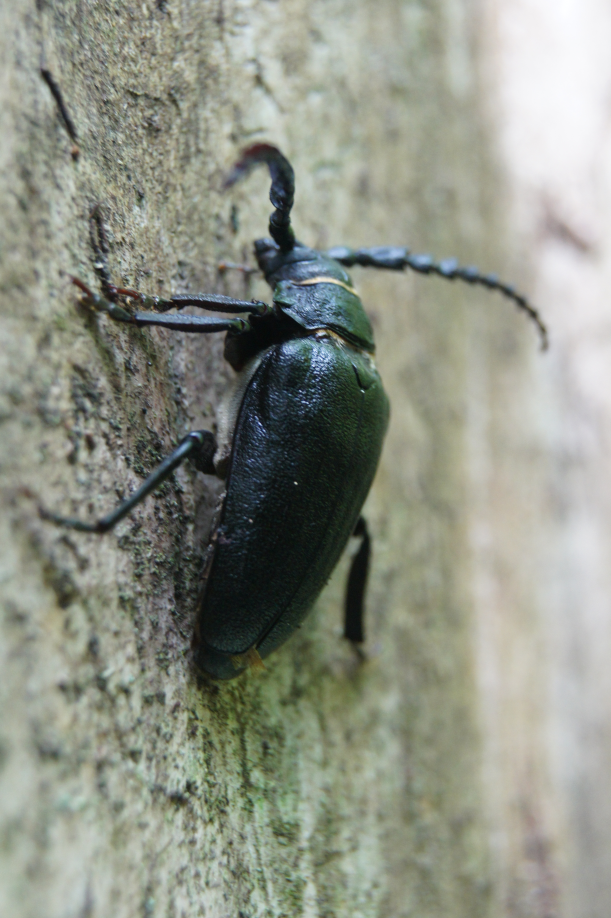
#> input picture data-processing-and-analysis/lab03-image-and-signal-processing/robal.png, 611 x 918 px
$ python lab03.py
#> lines starting #> are read from the running program, lines starting #| are printed output that depends on the picture; after the words box and inside, x2 and y2 are one past the last pixel; in counts of white or black regions, pixels touching at a corner belong together
import numpy as np
from matplotlib import pyplot as plt
from PIL import Image
import cv2


# ------------------------------------------- DYSKRETYZACJA -------------------------------------------

########## ZADANIE 1 i 2

def generuj_sinus(f, Fs):
    dt = 1 / Fs                         # krok próbkowania - odstęp czasowy pomiędzy kolejnymi próbkami
    t = np.arange(0, 1, dt)             # tablica czasu - wartości od 0 do 1 z krokiem równym dt.
                                        #                 t reprezentuje momenty czasowe, w których zostaną pobrane próbki sygnału.
    s = np.sin(2 * np.pi * f * t)       # wartości sygnału sinusoidalnego dla każdego momentu w czasie t.

    return t, s

########## ZADANIE 3

f = 10  # Częstotliwość sygnału w Hz

Fs_list = [20, 21, 30, 45, 50, 100, 150, 200, 250, 1000]   # Lista częstotliwości próbkowania

# Wykresy
for Fs in Fs_list:
    t, s = generuj_sinus(f, Fs)
    plt.figure()
    plt.plot(t, s)
    plt.title(f'Sygnał 10 Hz próbkowany z Fs = {Fs} Hz')
    plt.xlabel('Czas [s]')
    plt.ylabel('Amplituda')
    plt.grid(True)
    plt.show()


########## ZADANIE 4 - Twierdzenie Nyquista-Shannona (twierdzenie o próbkowaniu) - aby dokładnie odtworzyć sygnał, częstotliwość
# próbkowania musi być co najmniej dwa razy większa od najwyższej częstotliwości obecnej w sygnale.

########## ZADANIE 5 - aliasing to zjawisko, w którym sygnały o wyższych częstotliwościach są błędnie interpretowane jako sygnały
# o niższych częstotliwościach podczas próbkowania

# ------------------------------------------- KWANTYZACJA -------------------------------------------

########## ZADANIE 1

img = Image.open("robal.png")
#> img is the input picture: PIL image 611x918 RGB; mean R, G, B 142.8, 146.9, 134.9

########## ZADANIE 2

print("KWANTYZACJA\nZADANIE 2:")
img_array = np.array(img)                                 # Konwersja do macierzy NumPy
print("\tLiczba wymiarów macierzy:", img_array.ndim)      # img_array.ndim zwraca liczbę wymiarów tablicy NumPy
#| 	Liczba wymiarów macierzy: 3
                                                          # dla obrazów zazwyczaj 2 wymiary (czarno-białe) lub 3 wymiary (kolorowe)

########## ZADANIE 3

print("_______________________________________________________________")
print("ZADANIE 3:")
num_wartosci_pixela = img_array.shape[-1]           # shape zwraca krotkę z wymiarami tablicy, shape[-1] to ostani wymiar,
#> num_wartosci_pixela = 3
                                                    # który zazwyczaj reprezentuje liczbę wartości opisujących pojedynczy piksel
print("Liczba wartości opisujących pojedynczy piksel:", num_wartosci_pixela)
#| Liczba wartości opisujących pojedynczy piksel: 3

########## ZADANIE 4

print("_______________________________________________________________")

# Rozdzielenie kanałów R, G, B
R = img_array[:, :, 0].astype(float)            # wybieramy wszystkie wiersze (:), wszystkie kolumny (:) i pierwszy kanał (indeks 0) - kanał czerwony (R).
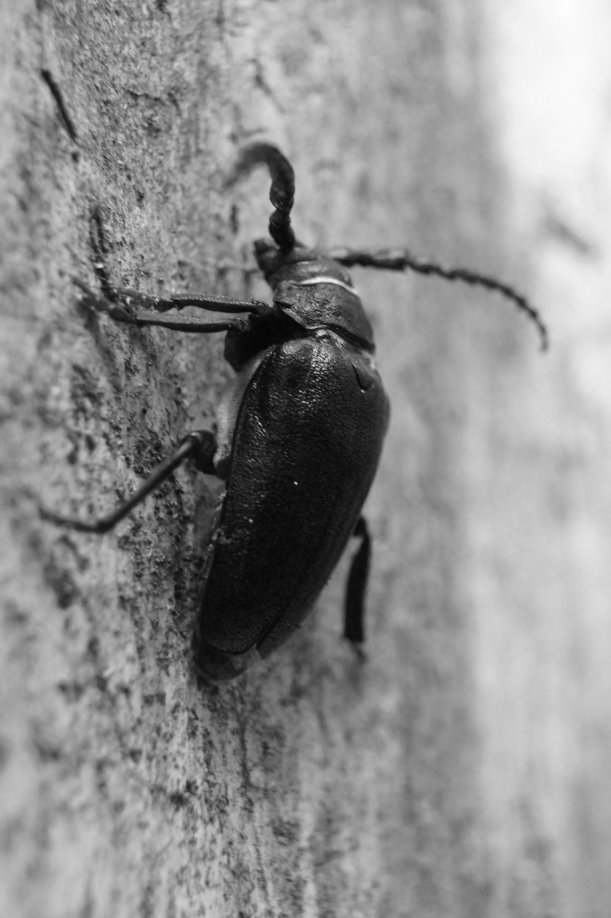
#> R: shape (918, 611) float64; min 3, max 254, mean 142.8
G = img_array[:, :, 1].astype(float)            # drugi kanał (indeks 1) - kanał zielony (G).
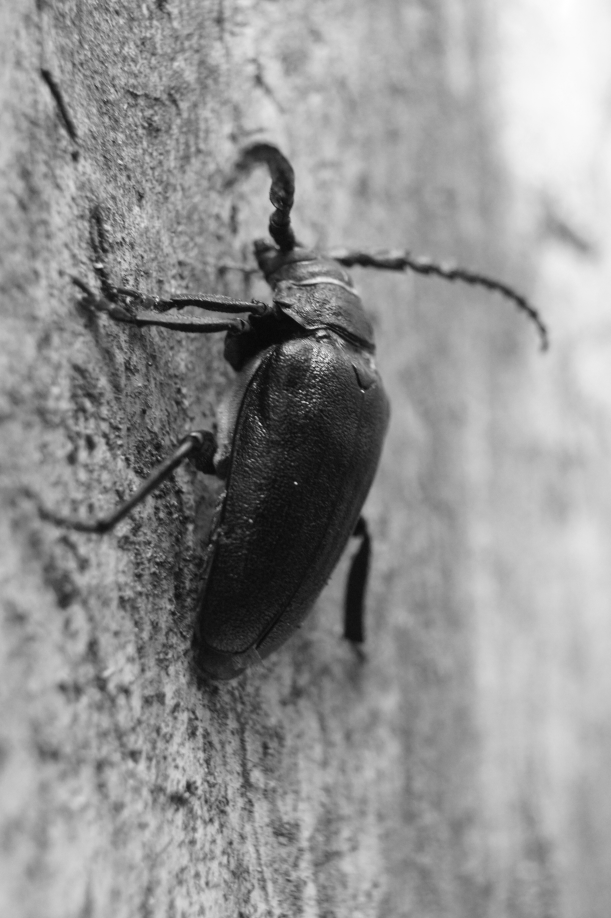
#> G: shape (918, 611) float64; min 8, max 255, mean 146.9
B = img_array[:, :, 2].astype(float)            # trzeci kanał (indeks 2) - kanał niebieski (B).
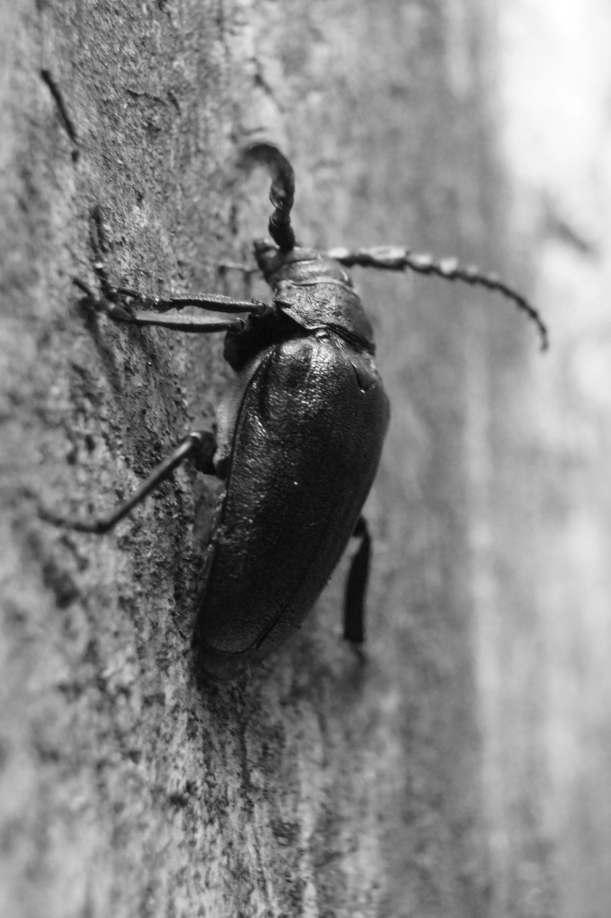
#> B: shape (918, 611) float64; min 6, max 255, mean 134.9
# wszystko konwertowane na typ float

# --- METODA 1: Jasność (brightness) = (max(R, G,B) + min(R, G,B))/2
jasnosc = ((np.maximum.reduce([R, G, B]) + np.minimum.reduce([R, G, B])) / 2).astype(np.uint8)

# np.maximum.reduce() i np.minimum.reduce()  ---> porównuje wszystkie trzy macierze (R, G, B) i zwraca najmniejszą wartość dla każdego elementu
# .astype(np.uint8) ---> konwersja na uint8 (8-bitowe liczby całkowite), bo obrazy w skali szarości są zazwyczaj reprezentowane w tym formacie

# --- METODA 2: Uśrednienie (R + G + B)/3
usrednienie = ((R + G + B) / 3).astype(np.uint8)

# --- METODA 3: Luminancja = 0.21R + 0.72G + 0.07B
luminacja = (0.21 * R + 0.72 * G + 0.07 * B).astype(np.uint8)

# --- WYNIKI

# WYZNACZENIE JASNOŚCI PIKSELA
plt.figure(figsize=(5, 5))
plt.imshow(jasnosc, cmap='gray')
plt.title('Wyznaczanie jasnosci piksela: (max(R, G,B) + min(R, G,B))/2')
plt.axis('off')
plt.tight_layout()
plt.show()

# UŚREDNIENIE WARTOŚCI PIKSELA
plt.figure(figsize=(5, 5))
plt.imshow(usrednienie, cmap='gray')
plt.title('Usrednienie wartosci piksela: (R + G + B)/3')
plt.axis('off')
plt.tight_layout()
plt.show()

# WYZNACZENIE LUMINACJI PIKSELA
plt.figure(figsize=(5, 5))
plt.imshow(luminacja, cmap='gray')
plt.title('Wyznaczenie liminacji piksela: (0.21R + 0.72G + 0.07B)')
plt.axis('off')
plt.tight_layout()
plt.show()

########## ZADANIE 5
print("_______________________________________________________________")

# Funkcja do generowania histogramu
def rysuj_histogram(image, title):
    histogram, bin_edges = np.histogram(image, bins=256, range=(0, 255))
    # np.histogram(image, bins=256, range=(0, 255)) ---> Oblicza histogram dla wartości pikseli w obrazie
    # bins=256: Dzielimy zakres wartości pikseli (od 0 do 255) na 256 przedziałów (tzw. binów), gdzie każdy bin odpowiada jednej wartości pikseli
    # range=(0, 255): Określamy zakres wartości pikseli, który nas interesuje (od 0 do 255, ponieważ obrazy w skali szarości mają takie wartości)
    #
    # histogram: Tablica, w której każdy element zawiera liczbę pikseli w danym przedziale (binie).
    # bin_edges: Tablica zawierająca granice przedziałów (binów). Ma długość o 1 większą niż histogram, ponieważ opisuje również prawą granicę ostatniego przedziału.


    plt.figure()
    plt.title(title)
    plt.xlabel("Wartość pikseli")
    plt.ylabel("Częstotliwość")
    plt.plot(bin_edges[0:-1], histogram)  # używamy wszystkich elementów bin_edges z wyjątkiem ostatniego, ponieważ
                                                # liczba krawędzi binów jest o 1 większa niż liczba binów

    plt.xlim([0, 255])                          # zakres osi X od 0 do 255, bo to zakres wartości pikseli w obrazie w skali szarości
    plt.show()

# Generowanie histogramów dla każdego obrazu
rysuj_histogram(jasnosc, "Histogram Jasność (max+min)/2")
#> in rysuj_histogram, `histogram, bin_edges = np.histogram(image, bins=256, range=(0, 255))`: histogram = 256 values, max 6377 at index 154, min 0 at index 0, mean 2191; bin_edges = 257 values from 0 to 255
#> in rysuj_histogram, `plt.show()`:
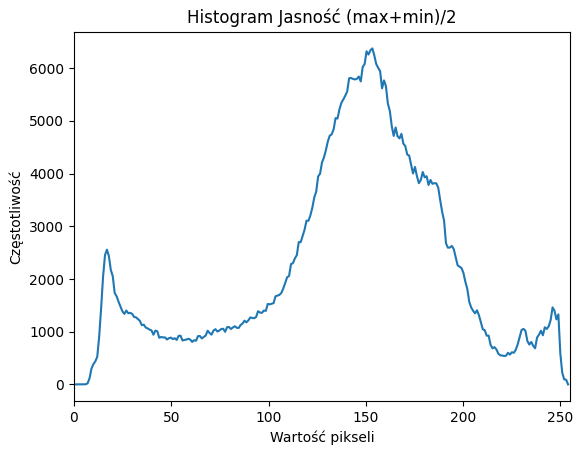
#> figure drawn by matplotlib, 1 panel; curve peaks at x = 153.4, y = 6377
rysuj_histogram(usrednienie, "Histogram Uśrednienie (R+G+B)/3")
#> call 2 of rysuj_histogram, with title = 'Histogram Uśrednienie (R+G+B)/3'
#> in rysuj_histogram (call 2), `histogram, bin_edges = np.histogram(image, bins=256, range=(0, 255))`: histogram = 256 values, max 6504 at index 154, min 0 at index 0, mean 2191
#> in rysuj_histogram (call 2), `plt.show()`:
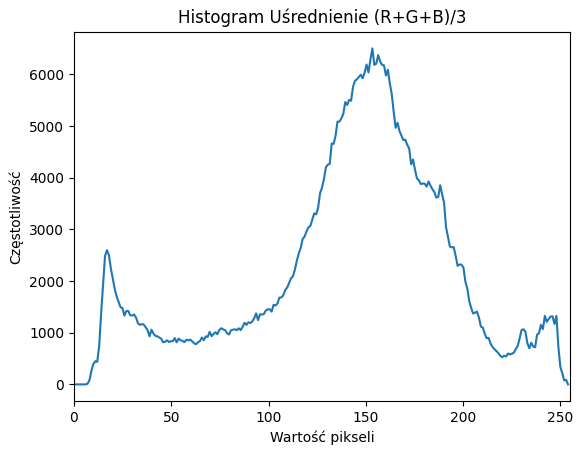
#> figure drawn by matplotlib, 1 panel; curve peaks at x = 153.4, y = 6504
rysuj_histogram(luminacja, "Histogram Luminancja (0.21R+0.72G+0.07B)")
#> call 3 of rysuj_histogram, with title = 'Histogram Luminancja (0.21R+0.72G+0.07B)'
#> in rysuj_histogram (call 3), `histogram, bin_edges = np.histogram(image, bins=256, range=(0, 255))`: histogram = 256 values, max 6589 at index 162, min 0 at index 0, mean 2191
#> in rysuj_histogram (call 3), `plt.show()`:
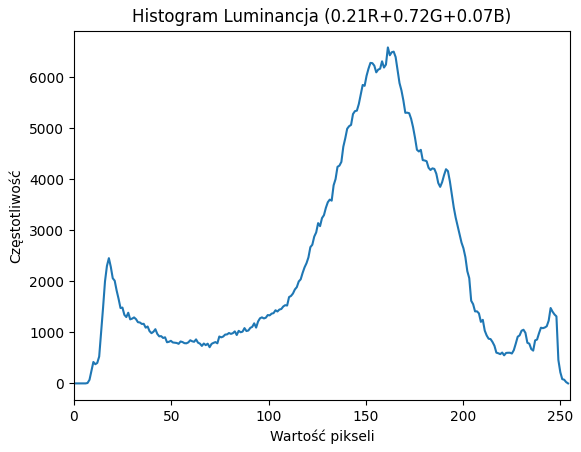
#> figure drawn by matplotlib, 1 panel; curve peaks at x = 161.4, y = 6589

########## ZADANIE 6
print("_______________________________________________________________")
print("ZADANIE 6:")

# Histogram z 16 przedziałami (redukcja do 16 poziomów jasności)
hist_16, bin_edges = np.histogram(luminacja.flatten(), bins=16, range=(0, 256))
#> hist_16 = [4521, 27419, 16898, 12991, 13161, 16794, 22567, 37976, 66032, 94542, 94319, 68399, 45487, 14028, 12748, 13016]; bin_edges = 17 values from 0 to 256

# luminacja.flatten() ---> spłaszcza macierz obrazu w skali szarości (np. luminancji) do jednowymiarowego wektora, ponieważ np.histogram
#                          oczekuje danych w formie listy lub wektora
# bins=16 --->   dzielenie zakresu wartości pikseli (0–255) na 16 przedziałów
# range=(0, 256) ---> zakres wartości pikseli, 256 to górna granica

# Wyświetlenie wyników
print("Zakresy nowych 16 kolorów (jasności):")
for i in range(len(hist_16)):
    print(f"{i+1}. Przedział {int(bin_edges[i])} - {int(bin_edges[i+1]) - 1} : {hist_16[i]} pikseli")
#> this loop made 16 passes
#| 1. Przedział 0 - 15 : 4521 pikseli
#| 2. Przedział 16 - 31 : 27419 pikseli
#| 3. Przedział 32 - 47 : 16898 pikseli
#| 4. Przedział 48 - 63 : 12991 pikseli
#| 5. Przedział 64 - 79 : 13161 pikseli
#| 6. Przedział 80 - 95 : 16794 pikseli
#| 7. Przedział 96 - 111 : 22567 pikseli
#| 8. Przedział 112 - 127 : 37976 pikseli
#> (further printed lines are left out)

########## ZADANIE 7
print("_______________________________________________________________")

# Funkcja do przypisania nowej wartości piksela na podstawie środka przedziału
def redukcja_kolorow(image, bin_edges, bin_centers):
    # Stwórz nową macierz o tych samych wymiarach co oryginalny obraz
    new_image = np.zeros_like(image)

    # Iteruj przez każdy piksel obrazu
    for x in range(image.shape[0]):  # Iteracja po wierszach
        for y in range(image.shape[1]):  # Iteracja po kolumnach
            # Pobierz wartość piksela
            pixel_value = image[x, y]

            # Znajdź odpowiedni przedział dla tego piksela
            for i in range(len(bin_edges) - 1):
                if bin_edges[i] <= pixel_value < bin_edges[i + 1]:      #  do którego przedziału należy wartość piksela
                    # Przypisz wartość środka przedziału
                    new_image[x, y] = bin_centers[i]
                    break  # Wyjdź z pętli, gdy znajdziesz odpowiedni przedział

    return new_image

# Histogram z 16 przedziałami (redukcja do 16 poziomów jasności)
hist_16, bin_edges = np.histogram(luminacja.flatten(), bins=16, range=(0, 256))

bin_centers = (bin_edges[:-1] + bin_edges[1:]) / 2
#> bin_centers = [8, 24, 40, 56, 72, 88, 104, 120, 136, 152, 168, 184, 200, 216, 232, 248]

# Stwórz nowy obraz z zredukowaną liczbą kolorów
reduced_image = redukcja_kolorow(luminacja, bin_edges, bin_centers)

# Wyświetl nowy obraz
plt.figure(figsize=(6, 6))
plt.imshow(reduced_image, cmap='gray')
plt.title("Obraz z zredukowaną liczbą kolorów")
plt.axis('off')
plt.show()


# ------------------------------------------- BINARYZACJA -------------------------------------------

histogram, bin_edges = np.histogram(luminacja, bins=256, range=(0, 255))
#> bin_edges = 257 values from 0 to 255

########## ZADANIE 3
otsu_threshold, _ = cv2.threshold(luminacja, 0, 255, cv2.THRESH_BINARY + cv2.THRESH_OTSU)
#> otsu_threshold = 114
# cv2.threshold ---> funkcja z biblioteki OpenCV do binaryzacji obrazu

# thresh: 0 --> początkowy próg - ignorowany w metodzie Otsu, ponieważ Otsu samodzielnie wyznacza optymalny próg
# maxval: 255 --> max wartość, którą otrzymuje piksel po binaryzacji
# cv2.THRESH_BINARY + cv2.THRESH_OTSU --> Flagi określające typ binaryzacji.
#       cv2.THRESH_BINARY oznacza binaryzację, gdzie piksele poniżej progu są ustawiane na 0 (czarny), a powyżej na 255 (biały)
#       cv2.THRESH_OTSU uruchamia metodę Otsu, która automatycznie wyznacza optymalny próg

# otsu_threshold --->  zmienna z wartością progu wyznaczoną przez metodę Otsu
# _ --> zbinaryzowany obraz (w tym przypadku ignorowany))

print("Punkt progowania (Otsu):", otsu_threshold)
#| Punkt progowania (Otsu): 114.0

########## ZADANIE 4

binary_image = (luminacja >= otsu_threshold).astype(np.uint8)
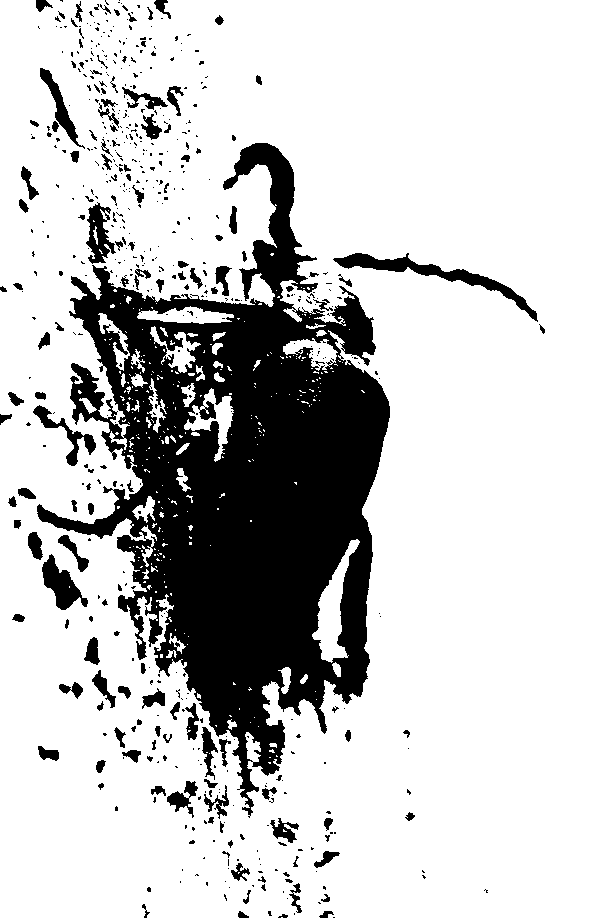
#> binary_image: shape (918, 611); values 0 (black) and 1 (white), 79% white; 583 black regions (444 under 20 px), largest, box (x1, y1, x2, y2) and area: (37, 143, 390, 818) 98737, (333, 253, 538, 322) 2186, (42, 554, 88, 610) 1148
# Jeśli wartość piksela jest większa lub równa progowi (otsu_threshold), wynik to True.
# Jeśli wartość piksela jest mniejsza od progu, wynik to False.
# astype(np.uint8) konwertuje macierz z wartościami logicznymi (True/False) na macierz z wartościami liczbowymi (0/1)

########## ZADANIE 5

plt.figure(figsize=(6, 6))
plt.imshow(binary_image, cmap='gray')
plt.title("Obraz z wysegmentowanym obiektem")
plt.axis('off')
plt.show()
